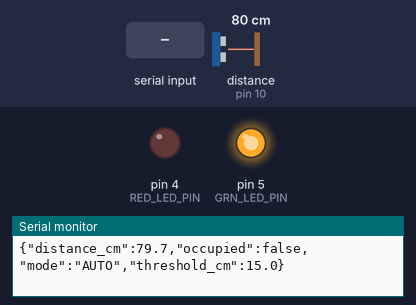
Simulated run of this sketch. Board: Arduino Uno, built with avr-gcc and run on an emulated ATmega328P. Shown: output pins drawn as LEDs (lit = HIGH), the last lines printed to the serial monitor. Wiring (inferred from the names in the program): ultrasonic range finder: trigger pin 9; echo pin 10. The test bench sets the inputs (shaded band); at power-on: distance to the obstacle (sensor on pin 10) 80 cm. The echo pulse lasts 58.3 µs per cm; pins used as bus, display or sensor lines are not drawn.

Above: at 1.2 s.
1.3 s: distance to the obstacle (sensor on pin 10) set to 18 cm
3.2 s: distance to the obstacle (sensor on pin 10) set to 14 cm
At 4.4 s:
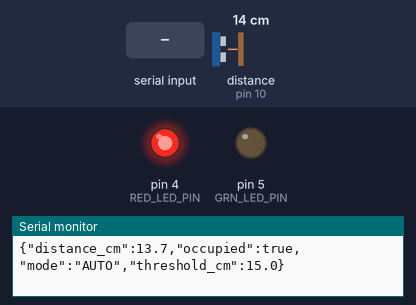
5.5 s: "MODE:MANUAL\n" received over Serial
At 7.2 s:
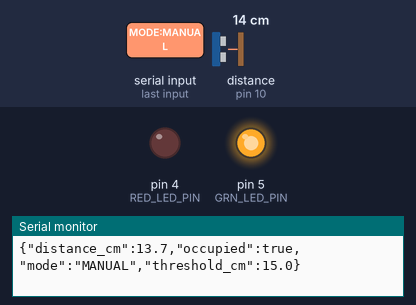
8.5 s: "LED:RED:ON\n" received over Serial
At 9.5 s:
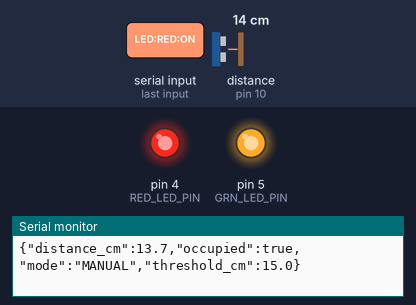
10.5 s: "MODE:AUTO\n" received over Serial
At 12.1 s:
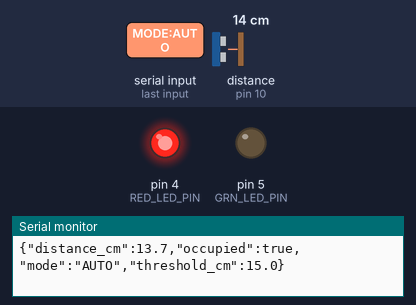
12.5 s: distance to the obstacle (sensor on pin 10) set to 35 cm
At 13.7 s:
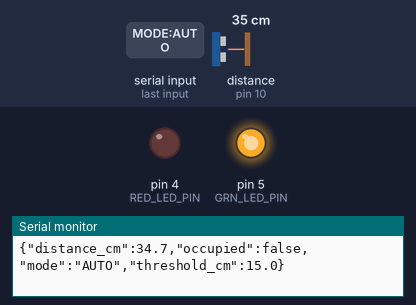
Timing chart, 0 to 15.5 s (numbered marks = the images above; inputs shaded):
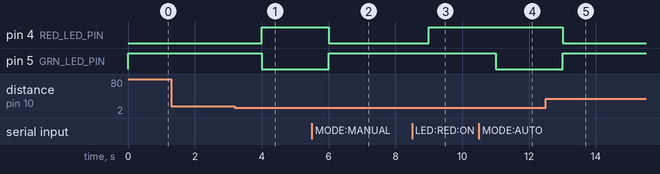

Measured:
- the behaviour switches between 16 and 15 cm on distance to the obstacle (sensor on pin 10) (found by bisection; images 0 and 1)
- after the input at 3.2 s, pin 4 (RED_LED_PIN): LOW → HIGH after 0.80 s; pin 5 (GRN_LED_PIN): HIGH → LOW after 0.80 s
- after the input at 5.5 s, pin 4 (RED_LED_PIN): HIGH → LOW after 0.50 s; pin 5 (GRN_LED_PIN): LOW → HIGH after 0.50 s
- after the input at 8.5 s, pin 4 (RED_LED_PIN): LOW → HIGH after 0.50 s
- after the input at 10.5 s, pin 5 (GRN_LED_PIN): HIGH → LOW after 0.50 s
- after the input at 12.5 s, pin 4 (RED_LED_PIN): HIGH → LOW after 0.50 s; pin 5 (GRN_LED_PIN): LOW → HIGH after 0.50 s

The sketch:

parksense_firmware.ino
```cpp
// ==============================================================================
// ParkSense — Smart Parking IoT Firmware for Arduino Uno R3
// Hardware: HC-SR04 Ultrasonic Distance Sensor + Red & Green Indicator LEDs
// Baud Rate: 9600 8-N-1 | Output: Newline-delimited JSON
// ==============================================================================

// Pin Definitions according to Hardware Specification:
const int TRIG_PIN = 9;    // HC-SR04 Trigger Pin
const int ECHO_PIN = 10;   // HC-SR04 Echo Pin
const int RED_LED_PIN = 4; // Red LED Pin (Occupied indicator, via 220 ohm resistor)
const int GRN_LED_PIN = 5; // Green LED Pin (Available indicator, via 220 ohm resistor)

// System Configuration & Default Parameters
const float DEFAULT_THRESHOLD_CM = 15.0;
const float MIN_THRESHOLD_CM = 5.0;
const float MAX_THRESHOLD_CM = 100.0;
const unsigned long TELEMETRY_INTERVAL_MS = 1000; // 1 second report rate

// System Runtime State
String currentMode = "AUTO";            // "AUTO" or "MANUAL"
float thresholdCm = DEFAULT_THRESHOLD_CM; // Distance threshold in cm
bool occupiedState = false;             // True if bay is occupied
bool manualRedLed = false;              // Red LED state in MANUAL mode
bool manualGreenLed = true;             // Green LED state in MANUAL mode
unsigned long lastTelemetryTime = 0;

void setup() {
  Serial.begin(9600);
  while (!Serial && millis() < 3000) {
    // Wait for serial interface ready
  }

  pinMode(TRIG_PIN, OUTPUT);
  pinMode(ECHO_PIN, INPUT);
  pinMode(RED_LED_PIN, OUTPUT);
  pinMode(GRN_LED_PIN, OUTPUT);

  // Initialize pins to safe default: Available (Green ON, Red OFF)
  digitalWrite(RED_LED_PIN, LOW);
  digitalWrite(GRN_LED_PIN, HIGH);
}

// Measure distance in centimeters using HC-SR04 ultrasonic sensor.
// Returns -1.0 if echo times out or measurement is invalid.
float measureDistanceCm() {
  digitalWrite(TRIG_PIN, LOW);
  delayMicroseconds(2);
  digitalWrite(TRIG_PIN, HIGH);
  delayMicroseconds(10);
  digitalWrite(TRIG_PIN, LOW);

  // Timeout after 30ms (~500 cm max range)
  unsigned long duration = pulseIn(ECHO_PIN, HIGH, 30000);
  if (duration == 0) {
    // Echo timeout / out of range
    return -1.0;
  }

  // Speed of sound = 343 m/s = 0.0343 cm/microsecond. Divide by 2 for round-trip.
  float distance = (duration * 0.0343) / 2.0;
  if (distance < 2.0 || distance > 450.0) {
    return -1.0;
  }
  return distance;
}

// Parse and execute supported serial commands sent from Python backend
void handleSerialCommands() {
  while (Serial.available() > 0) {
    String cmd = Serial.readStringUntil('\n');
    cmd.trim();
    if (cmd.length() == 0) continue;

    if (cmd == "MODE:AUTO") {
      currentMode = "AUTO";
    } else if (cmd == "MODE:MANUAL") {
      currentMode = "MANUAL";
    } else if (cmd.startsWith("THRESHOLD:")) {
      float newThresh = cmd.substring(10).toFloat();
      if (newThresh >= MIN_THRESHOLD_CM && newThresh <= MAX_THRESHOLD_CM) {
        thresholdCm = newThresh;
      }
    } else if (cmd == "LED:RED:ON") {
      if (currentMode == "MANUAL") manualRedLed = true;
    } else if (cmd == "LED:RED:OFF") {
      if (currentMode == "MANUAL") manualRedLed = false;
    } else if (cmd == "LED:GREEN:ON") {
      if (currentMode == "MANUAL") manualGreenLed = true;
    } else if (cmd == "LED:GREEN:OFF") {
      if (currentMode == "MANUAL") manualGreenLed = false;
    } else if (cmd == "RESET") {
      currentMode = "AUTO";
      thresholdCm = DEFAULT_THRESHOLD_CM;
      manualRedLed = false;
      manualGreenLed = true;
    }
  }
}

void loop() {
  // Process any incoming serial commands
  handleSerialCommands();

  unsigned long currentMillis = millis();
  if (currentMillis - lastTelemetryTime >= TELEMETRY_INTERVAL_MS) {
    lastTelemetryTime = currentMillis;

    float dist = measureDistanceCm();
    bool validMeasurement = (dist >= 0.0);

    // In AUTO mode, update occupancy based on valid distance measurement
    if (validMeasurement) {
      occupiedState = (dist < thresholdCm);
    }

    // Apply LED outputs based on mode
    if (currentMode == "AUTO") {
      if (occupiedState) {
        digitalWrite(RED_LED_PIN, HIGH);
        digitalWrite(GRN_LED_PIN, LOW);
      } else {
        digitalWrite(RED_LED_PIN, LOW);
        digitalWrite(GRN_LED_PIN, HIGH);
      }
    } else {
      // MANUAL mode: directly obey commanded LED states
      digitalWrite(RED_LED_PIN, manualRedLed ? HIGH : LOW);
      digitalWrite(GRN_LED_PIN, manualGreenLed ? HIGH : LOW);
    }

    // Emit newline-delimited JSON telemetry packet
    Serial.print("{\"distance_cm\":");
    if (validMeasurement) {
      Serial.print(dist, 1);
    } else {
      Serial.print("-1.0");
    }
    Serial.print(",\"occupied\":");
    Serial.print(occupiedState ? "true" : "false");
    Serial.print(",\"mode\":\"");
    Serial.print(currentMode);
    Serial.print("\",\"threshold_cm\":");
    Serial.print(thresholdCm, 1);
    Serial.println("}");
  }
}
```
